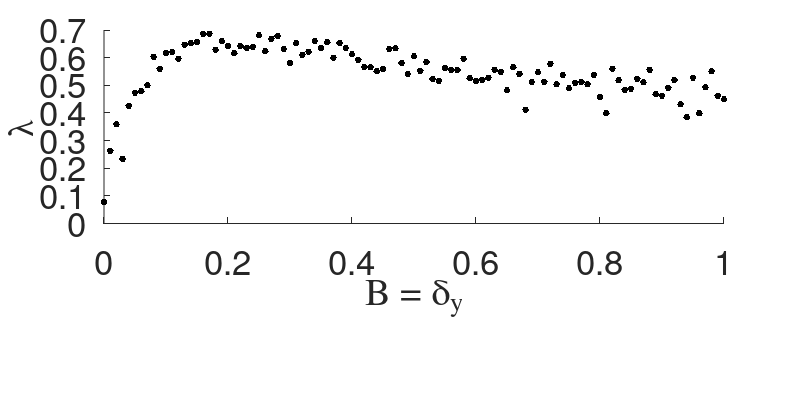
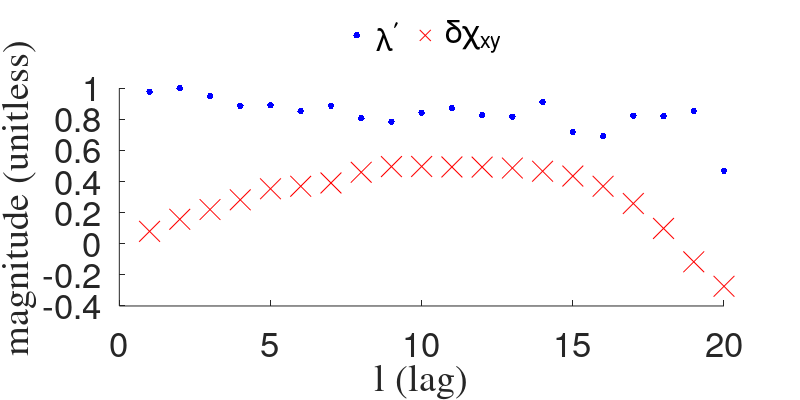

These figures' MATLAB source, in order:
% B-dy plot
load ./SimpleCyclicExample_L41.mat

data = leans_stored;

% full color plot
% figure('Units', 'inches', ...
% 'Position', [0 0 8 4],...
% 'PaperPositionMode','auto');
% 
% hold on;
% cmap = colormap(flipud(gray(24)));
% 
% hImage1 = imagesc(xytol,B,data);
% set(gca,'YDir','normal');
% hold on;
%  
% [hCont2,hH2] = contour(xytol,B,data,...
%              [0.0 0.0],':r','LineWidth',2);
% % clabel(hCont2,hH2,'FontName','Times','FontSize', 15,'Color','r');         
%          
% xlim([0 1]);
% ylim([0 1]);
% axis square;
% % 
% % caxis([-0.8 0.8]);
% cbar = colorbar();
% set(cbar,'Visible','on');
% 
% hXLabel = xlabel('\delta_y');
% hYLabel = ylabel('B');
% 
% set([hXLabel, hYLabel],'FontName','Times');
% set([hXLabel, hYLabel],'FontSize', 15);
% 
% hSubtitle = title('');
% set(hSubtitle,'FontName','Times');
% set(hSubtitle,'FontSize', 15);
% set(gca,'fontsize',15);
% 
% hold off;
% print -depsc2 ./SimpleCyclicexample_Bdy.eps
% close;

% B = xytol plotting
tempX = zeros(1,length(B));
tempPnts = zeros(4,length(B));

for iter = 1:1:length(B),
    tempX(1,iter) = B(iter);
    tempPnts(1,iter) = leans_stored(iter,iter);
end;

figure('Units', 'inches', ...
'Position', [0 0 8 4],...
'PaperPositionMode','auto');

hold on;

hplt = plot(tempX,tempPnts(1,:),'k.','MarkerSize',15);
% grid on;

hXLabel = xlabel('B = \delta_y');
hYLabel = ylabel('\lambda');

set([hXLabel, hYLabel],'FontName','Times');
set([hXLabel, hYLabel],'FontSize', 25);

% legend('L = 10','L = 50', 'L = 250', 'L = 1750');

% set(hSubtitle,'FontName','Times');
% set(hSubtitle,'FontSize', 15);
set(gca,'fontsize',25);
set(get(gca,'xlabel'),'position',[0.5 -0.2 0]);
set(gca,'position',[0.1300 0.1100 0.7750 0.8150] );
set(gca,'OuterPosition',[0 0.2 1 0.8])

hold off;
print -depsc2 ./SimpleCyclicexample_Bxytol.eps
close;

% lag stem plot
% load ./SimpleCyclicExample_lags.mat
load ./SimpleCyclicExample_lagsB05.mat

templag = 20;
tempxcors = nan(templag+1,1);
tempxcors2 = nan(templag+1,1);
tempaxcors = nan(templag+1,1);
tempaycors = nan(templag+1,1);
normleans = nan(templag,1);
diffxcors = nan(templag+1,1);
for iter = 0:1:templag,
    tempxcors(iter+1,1) = corr(x(1,1:end-iter)',y(1,1+iter:end)');
    tempxcors2(iter+1,1) = corr(y(1,1:end-iter)',x(1,1+iter:end)');
    diffxcors(iter+1,1) = tempxcors(iter+1,1) - tempxcors2(iter+1,1);
    tempaxcors(iter+1,1) = corr(x(1,1:end-iter)',x(1,1+iter:end)');
    tempaycors(iter+1,1) = corr(y(1,1:end-iter)',y(1,1+iter:end)');
end;

for iter = 1:1:templag,
    normleans(iter,1) = leans_keep(iter)/max(leans_keep(1:templag));
end;

figure('Units', 'inches', ...
'Position', [0 0 8 4],...
'PaperPositionMode','auto');

hold on;

hplt = plot(lag(1:templag),normleans,'.b','MarkerSize',15);
%hplt2 = plot(1:1:templag,tempxcors(2:end),'xr','MarkerSize',12);
hplt3 = plot(1:1:templag,diffxcors(2:end),'xr','MarkerSize',15);

% hplt2 = stem(1:1:templag,tempaxcors(2:end),'r','MarkerSize',5);
% hplt3 = stem(1:1:templag,tempaycors(2:end),'g','MarkerSize',5);

% grid on;

hXLabel = xlabel('l (lag)');
hYLabel = ylabel('magnitude (unitless)');

set([hXLabel, hYLabel],'FontName','Times');
set([hXLabel, hYLabel],'FontSize', 25);

legend('\lambda^\prime','\delta\chi_{xy}','Location','northoutside','Orientation','horizontal')
legend boxoff

% set(hSubtitle,'FontName','Times');
% set(hSubtitle,'FontSize', 15);
set(gca,'fontsize',25);

hold off;
print -depsc2 ./SimpleCyclicexample_difflags.eps
close;

% lagged cross cor plot
% figure('Units', 'inches', ...
% 'Position', [0 0 8 4],...
% 'PaperPositionMode','auto');
% 
% hold on;
% 
% hplt = stem(0:1:templag,tempxcors,'MarkerSize',5);
% grid on;
% 
% hXLabel = xlabel('l');
% hYLabel = ylabel('c');
% 
% set([hXLabel, hYLabel],'FontName','Times');
% set([hXLabel, hYLabel],'FontSize', 15);
% 
% % set(hSubtitle,'FontName','Times');
% % set(hSubtitle,'FontSize', 15);
% set(gca,'fontsize',15);
% 
% hold off;
% print -depsc2 ./SimpleCyclicexample_lagcorr.eps
% close;
